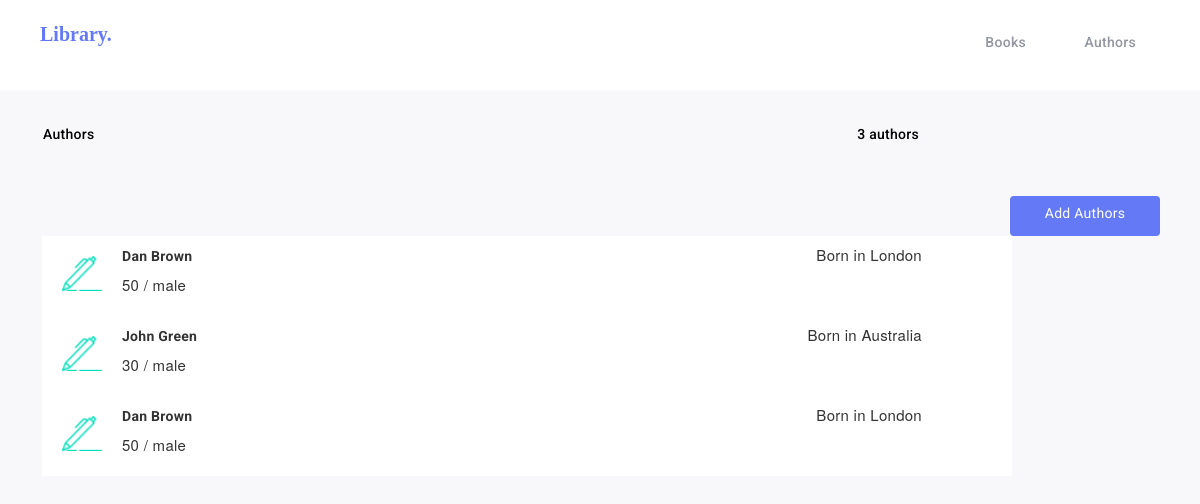
Before: /authors/ with the older database file.
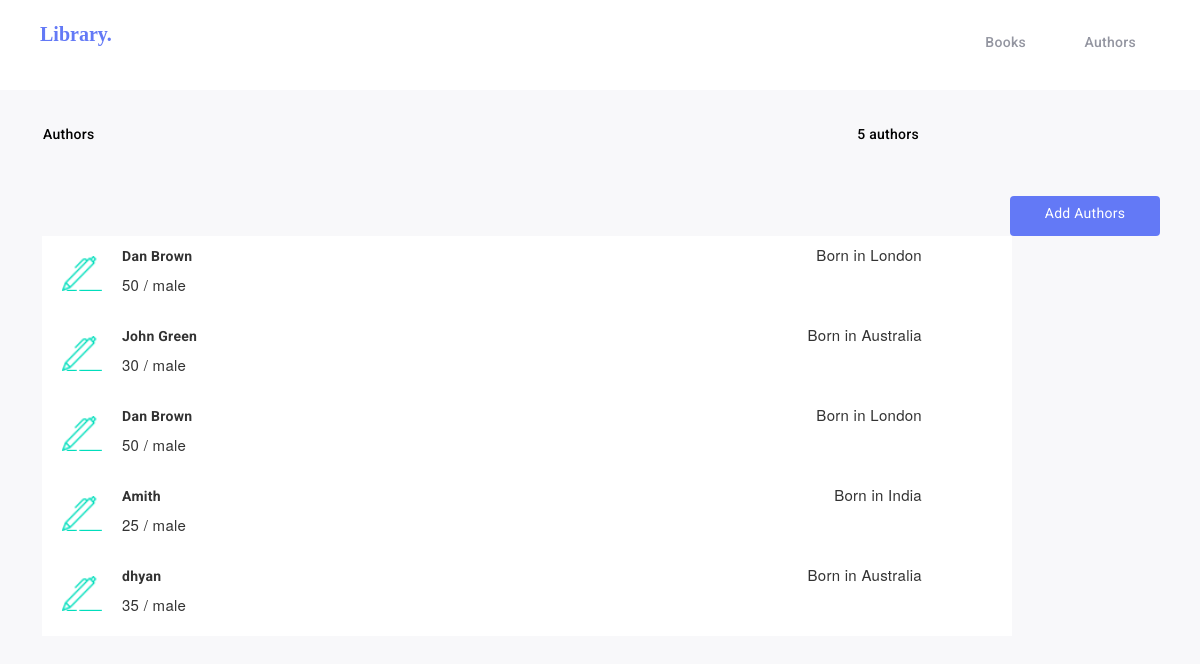
After: the same page with the newer database file.
### librarymgmt/models.py (models this page shows)
class Author(models.Model):
	author_id = models.AutoField(primary_key=True)
	author_name = models.CharField(max_length=100)
	age = models.IntegerField()
	gender = models.CharField(max_length=6)
	born = models.CharField(max_length=50)
	abtauthor = models.CharField(max_length=100)

### librarymgmt/views.py (the view)
# urls.py: url(r'^authors/$', views.listAuthors),
def listAuthors(request):
	authors = Author.objects.values()
	print authors
	return render(request, 'authors.html', {'authors': authors})

### templates/authors.html (shortened to what this page needs)
{% load static %}
<!DOCTYPE html>
<html>
<head>
	<link rel="stylesheet" type="text/css" href="{% static 'authors.css' %}">
	<link rel="stylesheet" href="https://maxcdn.bootstrapcdn.com/bootstrap/3.3.7/css/bootstrap.min.css">
</head>
<body>
	<div class="main">
		<div class="sub">
			<p class="lib">Library.</p>
				<li><a href="/books" style="margin-right: 174px;margin-top: 15px;">Books</a></li>
				<li><a href="/authors" style="margin-right: 64px;margin-top: 15px;" >Authors</a></li>
		</div>
				<li class="fa" style="margin-bottom: 20px;" >Authors</li>
				<li class="fan" style="margin-bottom: 20px;">{{ authors|length }} authors</li>
		<div class="tab">
			<div class="but">
				<a class="btn " style="background-color: #6379f6;" href="/authors/add">Add Authors</a>
			</div>
			{% for author in authors %}
			<div class="flex-container">
				<div ><img style="float: left; margin-right: 20px; margin-top: 10px;" src="{% static 'author_icon.png' %}" width="40" height="35" /></div>
				<p class="name"><strong>{{ author.author_name }}</strong></p>
				<div class="born" style="float: right;"><p>{{ author.born }}</p></div>
				<div class="age"><p style="margin-top: -35px; margin-left: 60px;height:25px; width:80px;"> {{ author.age }} / {{ author.gender }}</p></div>
			</div>
			{% endfor %}
		</div>
	</div>
</body>
</html>

Changed rows visible on the page:
added Author: author_name "Amith", born "Born in India", age "25", gender "male"
added Author: author_name "dhyan", born "Born in Australia", age "35", gender "male"
Other visible differences:
{{ authors|length }}: "3" → "5"
